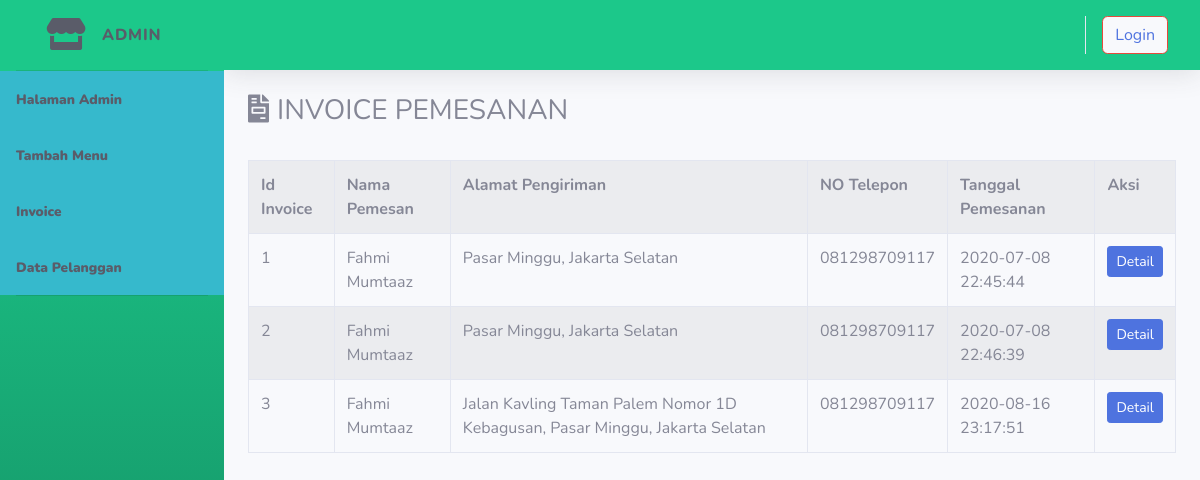
The page /index.php/admin/invoice on the database its author committed.
### tables this page shows
CREATE TABLE `tb_invoice` (
  `id` int(11) NOT NULL,
  `nama` varchar(56) NOT NULL,
  `alamat` varchar(225) NOT NULL,
  `no_telepon` varchar(20) NOT NULL,
  `tanggal_pesanan` datetime NOT NULL
);

### application/controllers/admin/invoice.php (called while the page is built, shortened)
<?php
class Invoice extends CI_Controller{
	public function index()
	{
		$data['invoice'] = $this->model_invoice->tampil_data();
		$this->load->view('templates_admin/css');
		$this->load->view('templates_admin/sidebar');
		$this->load->view('admin/invoice', $data);
		$this->load->view('templates_admin/javascript');
	}
}

### index.php (called while the page is built, shortened)
<?php
require_once BASEPATH.'core/CodeIgniter.php';

### application/models/model_invoice.php (called while the page is built, shortened)
<?php
class Model_invoice extends CI_Model{
	public function tampil_data()
	{
		$result = $this->db->get('tb_invoice');
		if($result->num_rows() > 0){
			return $result->result();
		}else {
			return false;
		}
	}
}

### application/views/admin/invoice.php (the view)
<div class="container-fluid">
	<h3><i class="fas fa-file-invoice mr-2"></i>INVOICE PEMESANAN</h3><br>
	<table class="table table-bordered table-hover table-striped">
		<tr>
			<th>Id Invoice</th>
			<th>Nama Pemesan</th>
			<th>Alamat Pengiriman</th>
			<th>NO Telepon</th>
			<th>Tanggal Pemesanan</th>
			<th>Aksi</th>
		</tr>
		<?php foreach ($invoice as $inv): ?>
		<tr>
			<td><?php echo $inv->id ?></td>
			<td><?php echo $inv->nama ?></td>
			<td><?php echo $inv->alamat ?></td>
			<td><?php echo $inv->no_telepon ?></td>
			<td><?php echo $inv->tanggal_pesanan ?></td>
			<td><?php echo anchor('admin/invoice/detail/'.$inv->id, '<div class="btn btn-sm btn-primary">Detail</div>') ?></td>
		</tr>
	<?php endforeach; ?>
	</table>
</div>

### rows shown on the page
tb_invoice: id "1", nama "Fahmi Mumtaaz", alamat "Pasar Minggu, Jakarta Selatan", no_telepon "081298709117", tanggal_pesanan "2020-07-08 22:45:44", id "Detail"
tb_invoice: id "2", nama "Fahmi Mumtaaz", alamat "Pasar Minggu, Jakarta Selatan", no_telepon "081298709117", tanggal_pesanan "2020-07-08 22:46:39", id "Detail"
tb_invoice: id "3", nama "Fahmi Mumtaaz", alamat "Jalan Kavling Taman Palem Nomor 1D Kebagusan, Pasar Minggu, Jakarta Selatan", no_telepon "081298709117", tanggal_pesanan "2020-08-16 23:17:51", id "Detail"

### other values the page prints
anchor('auth/login', 'Login') "Login"
